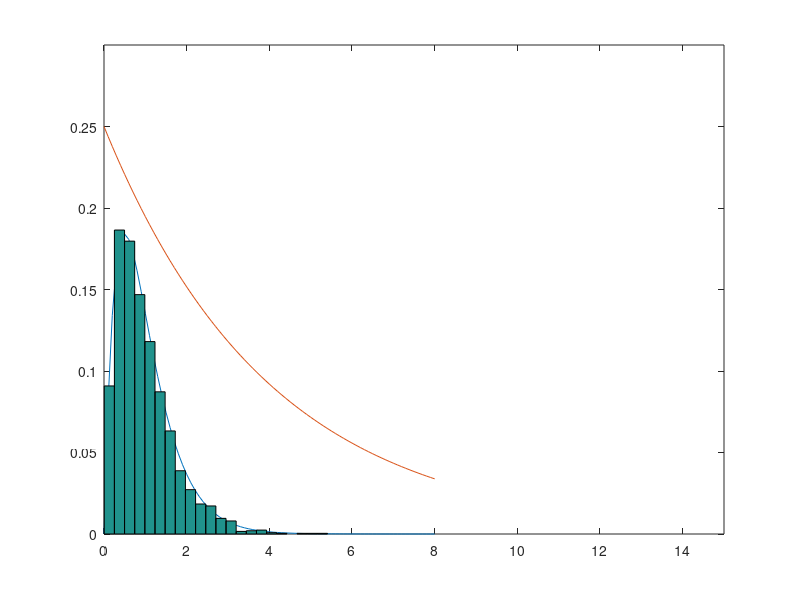

This figure's MATLAB source:
#!/usr/bin/octave

%	In this example, we want to generate samples from Gamma distribution
%						1      α   α -1    -βz
%		Gam(z|α,β) =  -----  β    z      e 				Let α = 2 , β  = 2
%					   Γ(α)
%
%	With rejection sampling, we can just ignnore the constants and use 
%
%					    -2z
%		Gam(z|α,β) = z e 
%					
%


x = 0:0.1:8;
p = x.*exp(-2*x);
sample_size = 10000;
proposal =  0.25*exp(-0.25*x);					% exponential distribution function
expR = log(1 - rand(1,sample_size))/(-0.25);	% Generate samples

%--------    accept only if 
cutoff = expR.*exp(-2*expR);					% get y1 value at each sample for gamma
exp_loc = (0.25*exp(-0.25*expR));				% get y2 value at each sample for the proposal distribution
uniform_guess =  rand(1,sample_size).*exp_loc;	% get uniform from 0 - y2
gamma_samples = expR(uniform_guess < cutoff);

plot(x,p); hold on;
plot(x,proposal); 
%hist(expR,33,1)
hist(gamma_samples,22,1)

axis([0,15,0,0.3]);
input('');
